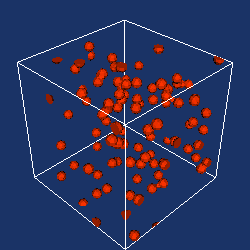

Source code (Python):
#!/usr/bin/env python

# Demonstrate vtkUnsignedDistance by generating random points, computing
# an unsigned distance field, and extracting an isosurface with
# vtkFlyingEdges3D.

# Factory overrides
import vtkmodules.vtkInteractionStyle  # noqa: F401
import vtkmodules.vtkRenderingFreeType  # noqa: F401
import vtkmodules.vtkRenderingOpenGL2  # noqa: F401

from vtkmodules.vtkCommonCore import (
    vtkMath,
    vtkPoints,
)
from vtkmodules.vtkCommonDataModel import vtkPolyData
from vtkmodules.vtkCommonSystem import vtkTimerLog
from vtkmodules.vtkFiltersCore import vtkFlyingEdges3D
from vtkmodules.vtkFiltersModeling import vtkOutlineFilter
from vtkmodules.vtkFiltersPoints import vtkUnsignedDistance
from vtkmodules.vtkRenderingCore import (
    vtkActor,
    vtkPolyDataMapper,
    vtkRenderWindow,
    vtkRenderWindowInteractor,
    vtkRenderer,
)

# Parameters
n_pts = 100
math = vtkMath()
math.RandomSeed(31415)
res = 50

# Create random points
poly_data = vtkPolyData()
point_positions = vtkPoints()
point_positions.SetDataTypeToFloat()
point_positions.SetNumberOfPoints(n_pts)
for i in range(0, n_pts):
    point_positions.SetPoint(i, math.Random(-1, 1), math.Random(-1, 1), math.Random(-1, 1))
poly_data.SetPoints(point_positions)

# Generate unsigned distance field
unsigned_distance = vtkUnsignedDistance()
unsigned_distance.SetInputData(poly_data)
unsigned_distance.SetRadius(0.25)
unsigned_distance.SetDimensions(res, res, res)
unsigned_distance.CappingOn()
unsigned_distance.AdjustBoundsOn()
unsigned_distance.SetAdjustDistance(0.01)

# Extract isosurface
flying_edges = vtkFlyingEdges3D()
flying_edges.SetInputConnection(unsigned_distance.GetOutputPort())
flying_edges.SetValue(0, 0.075)
flying_edges.ComputeNormalsOff()

timer = vtkTimerLog()
timer.StartTimer()
flying_edges.Update()
timer.StopTimer()
print("Points processed: {0}".format(n_pts))
print("   Time to generate and extract distance function: {0}".format(timer.GetElapsedTime()))
print(unsigned_distance)

surface_mapper = vtkPolyDataMapper()
surface_mapper.SetInputConnection(flying_edges.GetOutputPort())

surface_actor = vtkActor()
surface_actor.SetMapper(surface_mapper)

# Outline
outline = vtkOutlineFilter()
outline.SetInputConnection(flying_edges.GetOutputPort())

outline_mapper = vtkPolyDataMapper()
outline_mapper.SetInputConnection(outline.GetOutputPort())

outline_actor = vtkActor()
outline_actor.SetMapper(outline_mapper)

# Renderer
renderer = vtkRenderer()
renderer.AddActor(surface_actor)
renderer.AddActor(outline_actor)
renderer.SetBackground(0.1, 0.2, 0.4)

# Window
render_window = vtkRenderWindow()
render_window.AddRenderer(renderer)
render_window.SetSize(250, 250)
render_window.SetWindowName("unsigned distance filter")

# Scene
camera = renderer.GetActiveCamera()
camera.SetFocalPoint(1, -1, -1)
camera.SetPosition(0, 0, 0)
renderer.ResetCamera()

# Interactor
interactor = vtkRenderWindowInteractor()
interactor.SetRenderWindow(render_window)

interactor.Initialize()
interactor.Start()
